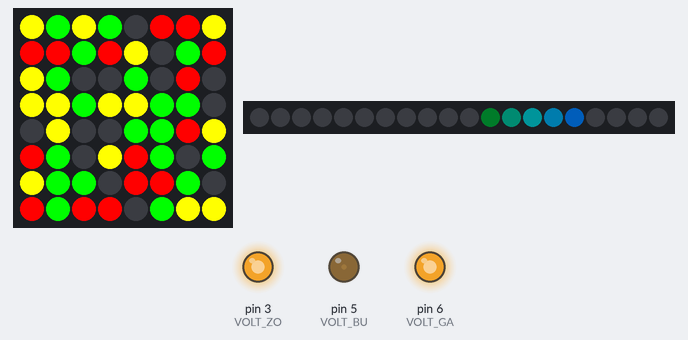
The sketch below on a simulated Arduino Uno, built with avr-gcc and run on an emulated ATmega328P. On the bench: 8×8 RGB LED matrix (first LED top left, wired row by row), 20 RGB LEDs in strip order, left to right, output pins drawn as LEDs (lit = HIGH). Dim RGB values are drawn brighter than linear; random numbers use the default seed unless the sketch sets one.

Above: at 0.16 s.
At 4.71 s:
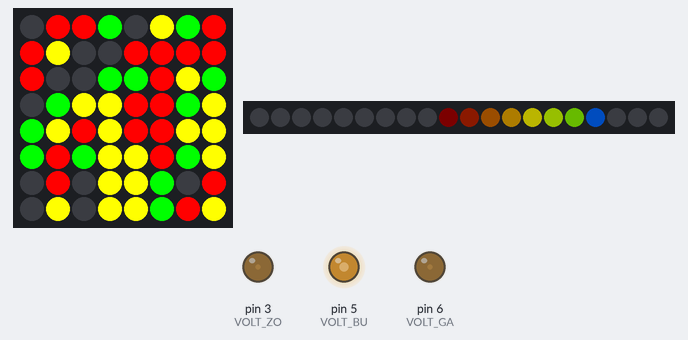
At 9.87 s:
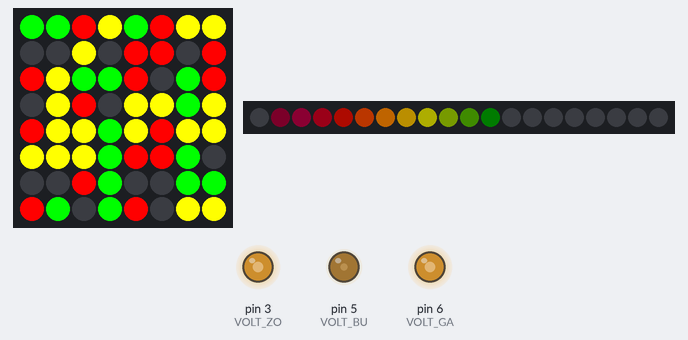
At 19.91 s:
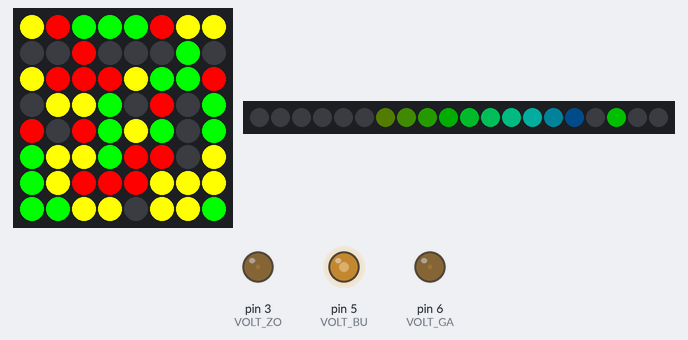
At 29.93 s:
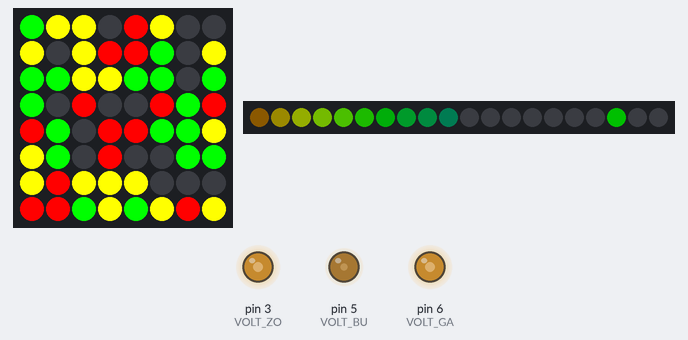
At 39.66 s:
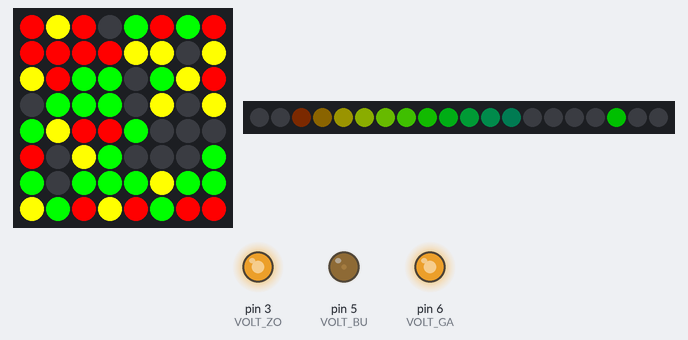
Timing chart, 0 to 40.0 s (numbered marks = the images above):
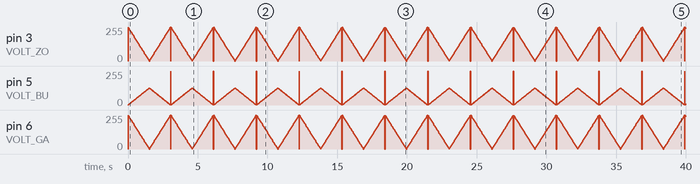

Measured:
- by itself, pin 3 (VOLT_ZO), pin 6 (VOLT_GA): moves between 0/255 and 252/255, repeating every 3.1 s

The sketch:

panneau_domotique.ino
```cpp
// Dans la marine on ne fait pas grand chose, mais on le fait de bonne heure.
#include <Wire.h>
#include <Adafruit_GFX.h>
#include "Adafruit_LEDBackpack.h"
#include <APA102.h>

/**************** Timings ***************/
#define DO_EVERY(period, func) do { if(seqNumber % period == 0) { func(); } } while(0)
#define MATRIX_PERIOD 10
#define LEDS_PERIOD 4
#define VOLTMETER_PERIOD 2

/************** Voltmeters **************/
#define VOLT_GA 6
#define VOLT_BU 5
#define VOLT_ZO 3

/************** LED strip **************/
#define LED_DATA_PIN 11
#define LED_CLOCK_PIN 13

#define BRIGHTNESS 10 // from 0 to 31
#define LED_COUNT 20

// first 16 LEDs are in the sequencer, the next ones are defined below
#define COURSE_LUNE colors[16]
#define SIESTE colors[17]
#define PERCAGE colors[19]
#define ORGANISATION colors[18]

// smooth gaussian gradient for the K2000 fade in/fade out
static const uint8_t gradient[] = {
	0, 1, 3, 11, 35, 83, 155, 225, 255, 225, 155, 83, 35, 11, 3, 1
};

rgb_color colors[LED_COUNT]; // holds the colors to write to the LED strip
APA102<LED_DATA_PIN, LED_CLOCK_PIN> ledStrip; // contains methods to write to the LED strip

/************** LED matrix **************/
Adafruit_BicolorMatrix matrix = Adafruit_BicolorMatrix();


void setup() {
	matrix.begin(0x70);

	pinMode(VOLT_GA, OUTPUT);
	pinMode(VOLT_BU, OUTPUT);
	pinMode(VOLT_ZO, OUTPUT);
}

void loop() {
	static int seqNumber = 0;

	DO_EVERY(MATRIX_PERIOD, updateMatrix);
	DO_EVERY(LEDS_PERIOD, updateLEDs);
	DO_EVERY(VOLTMETER_PERIOD, updateVoltmeters);

	delay(10);
	seqNumber++;
}

// from polulu LED strip examples
rgb_color hsvToRgb(uint16_t h, uint8_t s, uint8_t v) {
	uint8_t f = (h % 60) * 255 / 60;
	uint8_t p = (255 - s) * (uint16_t)v / 255;
	uint8_t q = (255 - f * (uint16_t)s / 255) * (uint16_t)v / 255;
	uint8_t t = (255 - (255 - f) * (uint16_t)s / 255) * (uint16_t)v / 255;
	uint8_t r = 0, g = 0, b = 0;
	switch((h / 60) % 6){
		case 0: r = v; g = t; b = p; break;
		case 1: r = q; g = v; b = p; break;
		case 2: r = p; g = v; b = t; break;
		case 3: r = p; g = q; b = v; break;
		case 4: r = t; g = p; b = v; break;
		case 5: r = v; g = p; b = q; break;
	}
	return rgb_color(r, g, b);
}

// generate a K2000 like effect with rainbow colors
void alex2000(int LEDseq) {
	int centerIndex = abs(16 - (LEDseq % 32));

	for(int i = 0; i < 16; i++) {
		unsigned int gradIndex = centerIndex - i + 8;
		colors[i] = hsvToRgb((i+LEDseq)*14, 255, gradIndex < 16 ? gradient[gradIndex] : 0);
	}
}

void updateLEDs() {
	static unsigned int LEDseq = 0;

	alex2000(LEDseq);

	if(LEDseq % 200 == 10) {
		SIESTE = rgb_color(0, 255, 0);
	} else if(LEDseq % 200 == 30) {
		ORGANISATION = rgb_color(0, 255, 0);
	} else if(LEDseq % 200 == 80) {
		SIESTE = rgb_color(255, 0, 0);
	} else if(LEDseq % 200 == 90) {
		ORGANISATION = rgb_color(0, 0, 0);
		SIESTE = rgb_color(0, 0, 0);
	}

	if(LEDseq % 200 > 90) {
		COURSE_LUNE = rgb_color(0, 100*(LEDseq % 10 < 5), 250*(LEDseq % 10 < 5));
	}

	ledStrip.write(colors, LED_COUNT, BRIGHTNESS);
	LEDseq++;
}

void updateMatrix() {
	uint8_t redLayer[8];
	uint8_t greenLayer[8];
	uint8_t yellowLayer[8];

	for(size_t i = 0; i < 8; i++) {
		redLayer[i]    = rand();
		greenLayer[i]  = rand();
		yellowLayer[i] = redLayer[i] & greenLayer[i];
	}

	matrix.clear();
	matrix.drawBitmap(0, 0, redLayer, 8, 8, LED_RED);
	matrix.drawBitmap(0, 0, greenLayer, 8, 8, LED_GREEN);
	matrix.drawBitmap(0, 0, yellowLayer, 8, 8, LED_YELLOW);
	matrix.writeDisplay();
}

void updateVoltmeters() {
	static uint8_t voltSeq = 0;
	int voltIndex = abs(63 - (voltSeq % 128));

	analogWrite(VOLT_GA, voltIndex*4);
	analogWrite(VOLT_BU, 127 - voltIndex*2);
	analogWrite(VOLT_ZO, voltIndex*4);

	voltSeq++;
}
```
